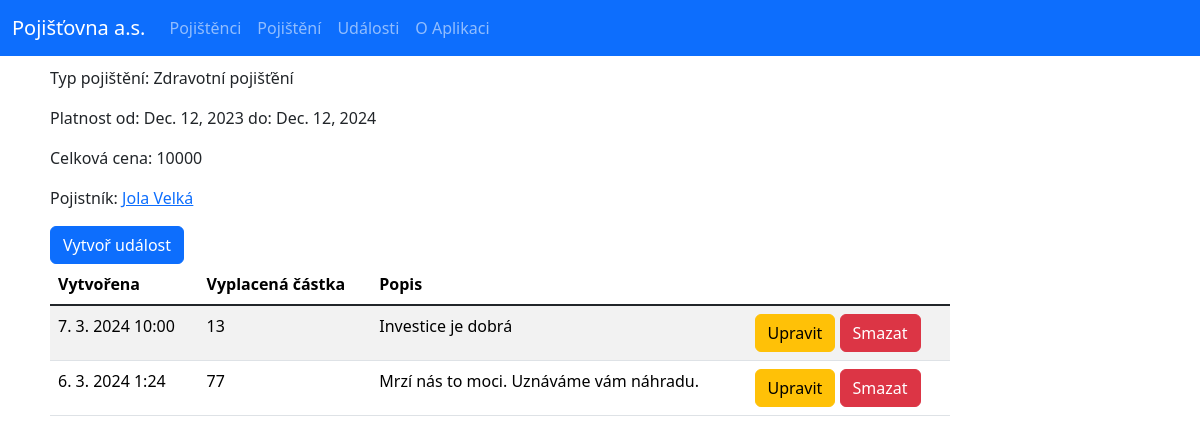
/insurance-policy-detail/5/, run on an earlier commit of the app's database.
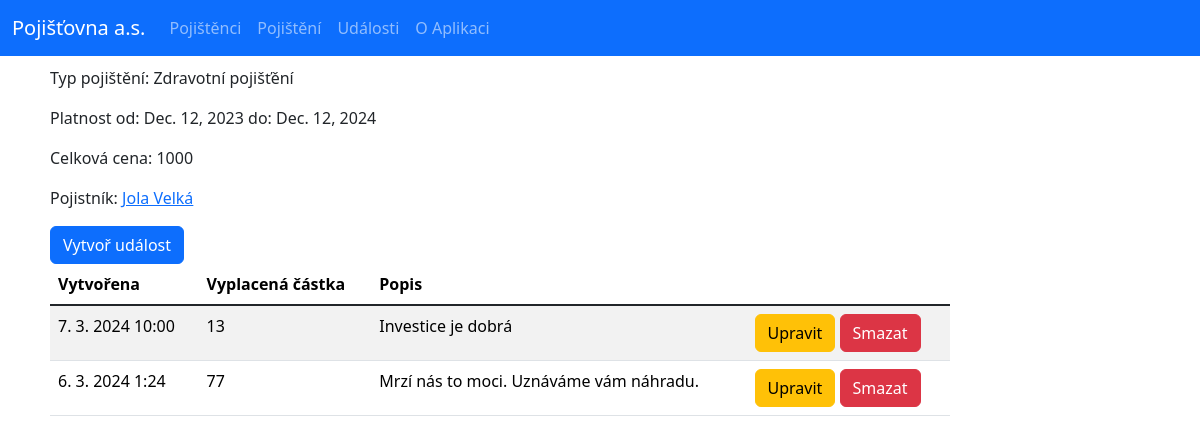
And on a later commit of the database.
### base/models.py (models this page shows, shortened)
class InsurancePolicy(models.Model):
    holder = models.ForeignKey(Policyholder, on_delete=models.CASCADE)
    effective_date = models.DateField("Začátek platnosti")
    expire_date = models.DateField("Konec platnosti")
    total_amount = models.IntegerField("Celková částka")
    policy_type = models.CharField("Druh pojištění", max_length=50)
    class Meta:
        ordering = ['expire_date']

class Policyholder(models.Model):
    first_name = models.CharField("Jméno", max_length=50)
    last_name = models.CharField("Příjmení", max_length=50)
    email = models.EmailField()
    phone = models.CharField("Telefon", max_length=20)
    address = models.CharField("Adresa", max_length=100)
    city = models.CharField("Město", max_length=100)
    zip_code = models.CharField("PSČ", max_length=20)
    class Meta:
        ordering = ['last_name', 'first_name']
    def __str__(self):
        return f"{self.first_name} {self.last_name}"

### base/views.py (the view)
# urls.py: path('insurance-policy-detail/<str:pk>/', views.insurance_policy_detail, name="insurance-policy-detail"),
def insurance_policy_detail(request, pk):
    insurance_policy = InsurancePolicy.objects.get(id=pk)
    claims = insurance_policy.insuranceclaim_set.all()  # gets all claims of insurance_policy instance
    context = {'insurance_policy': insurance_policy, 'claims': claims}
    return render(request, 'base/insurance_policy_detail.html', context)

### base/templates/base/insurance_policy_detail.html
{% extends 'main.html' %}
{% block content %}
<main class="content">
    <p>Typ pojištění: {{insurance_policy.policy_type}} </p>
    <p>Platnost od: {{insurance_policy.effective_date}} do: {{insurance_policy.expire_date}}</p>
    <p>Celková cena: {{insurance_policy.total_amount}}</p>
    <p>Pojistník: <a href="{% url 'policyholder-detail'  insurance_policy.holder.id%}">{{insurance_policy.holder}}</a></p>
    <a href="{% url 'create-claim' insurance_policy.id %}" class="btn btn-primary">Vytvoř událost</a>
    <div class="table-responsive">
        <table class="table table-striped table-hover">
            <thead>
                <tr>
                    <th scope="col">Vytvořena</th>
                    <th scope="col">Vyplacená částka</th>
                    <th scope="col">Popis</th>
                    <th scope="col"></th>
                </tr>
            </thead>
            <tbody class="table-group-divider">
                {% for claim in claims %}
                <tr>
                    <td>{{claim.created|date:"j. n. Y G:i"}}</td>
                    <td>{{claim.amount}}</td>
                    <td>{{claim.description}}</td>
                    <td><a href="{% url 'update-claim' claim.id %}" class="btn btn-warning">Upravit</a> <a href="{% url 'delete-claim' claim.id %}" class="btn btn-danger">Smazat</a></td>
                </tr>
                {% endfor %}
            </tbody>
        </table>
    </div>
</main>
{% endblock %}

What changed in the data, as far as the page shows it:
changed InsurancePolicy "Zdravotní pojišťění": total_amount "10000" → "1000"
